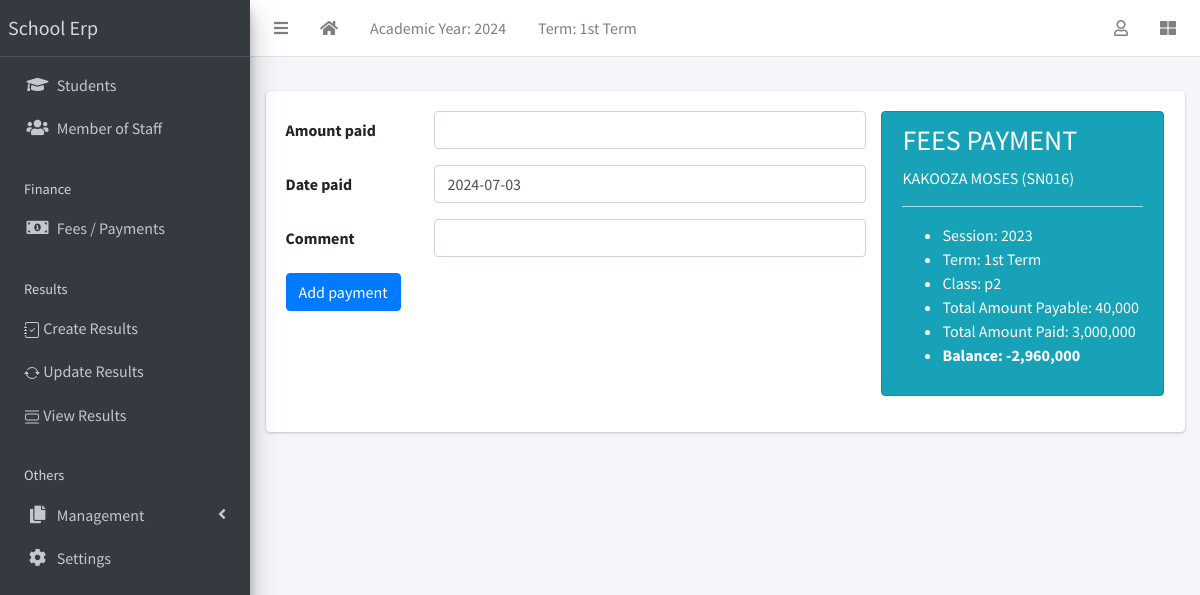
/finance/receipt/create?invoice=2 (signed in), run on an earlier commit of the app's database.
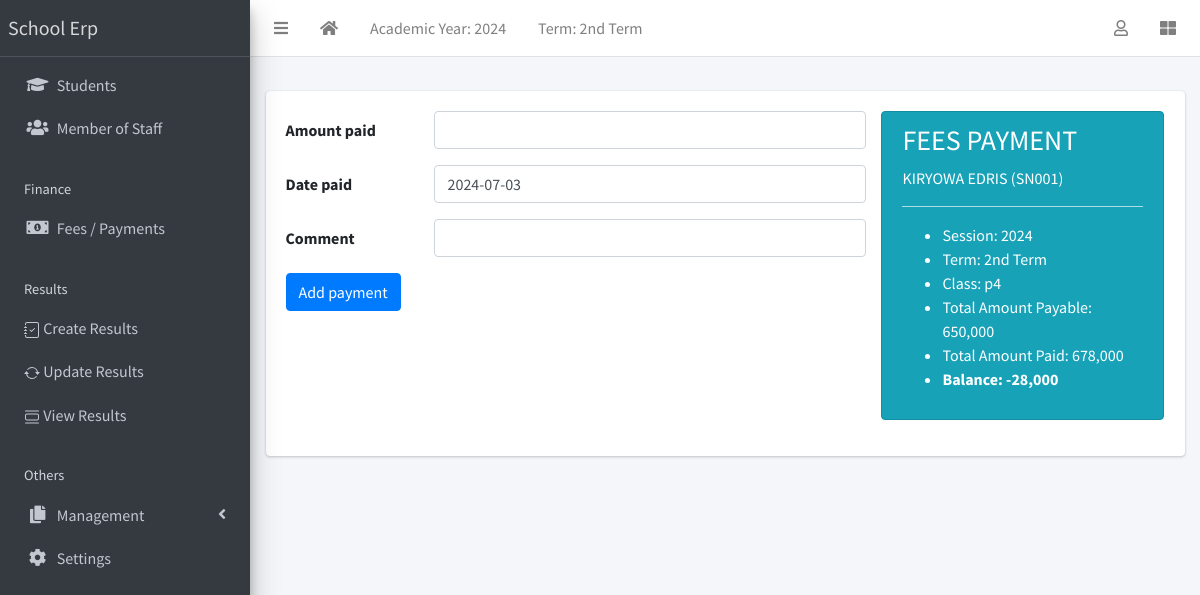
And on a later commit of the database.
### apps/corecode/models.py (models this page shows)
class AcademicTerm(models.Model):
    name = models.CharField(max_length=20, unique=True)
    current = models.BooleanField(default=True)
    class Meta:
        ordering = ["name"]
    def __str__(self):
        return self.name

class AcademicSession(models.Model):
    name = models.CharField(max_length=200, unique=True)
    current = models.BooleanField(default=True)
    class Meta:
        ordering = ["-name"]
    def __str__(self):
        return self.name

class StudentClass(models.Model):
    name = models.CharField(max_length=200, unique=True)
    class Meta:
        verbose_name = "Class"
        verbose_name_plural = "Classes"
        ordering = ["name"]
    def __str__(self):
        return self.name

### apps/finance/models.py (models this page shows, shortened)
class Invoice(models.Model):
    student = models.ForeignKey(Student, on_delete=models.CASCADE)
    session = models.ForeignKey(AcademicSession, on_delete=models.CASCADE)
    term = models.ForeignKey(AcademicTerm, on_delete=models.CASCADE)
    class_for = models.ForeignKey(StudentClass, on_delete=models.CASCADE)
    balance_from_previous_term = models.IntegerField(default=0)
    status = models.CharField(
        max_length=20,
        choices=[("active", "Active"), ("closed", "Closed")],
        default="active",
    )
    class Meta:
        ordering = ["student", "term"]
    def __str__(self):
        return f"{self.student}"
    def balance(self):
        payable = self.total_amount_payable()
        paid = self.total_amount_paid()
        return payable - paid
    def amount_payable(self):
        items = InvoiceItem.objects.filter(invoice=self)
        total = 0
        for item in items:
            total += item.amount
        return total
    def total_amount_payable(self):
        return self.balance_from_previous_term + self.amount_payable()
    def total_amount_paid(self):
        receipts = Receipt.objects.filter(invoice=self)
        amount = 0
        for receipt in receipts:
            amount += receipt.amount_paid
        return amount

class Receipt(models.Model):
    invoice = models.ForeignKey(Invoice, on_delete=models.CASCADE)
    amount_paid = models.IntegerField()
    date_paid = models.DateField(default=timezone.now)
    comment = models.CharField(max_length=200, blank=True)

class InvoiceItem(models.Model):
    invoice = models.ForeignKey(Invoice, on_delete=models.CASCADE)
    description = models.CharField(max_length=200)
    amount = models.IntegerField()

### apps/students/models.py (models this page shows, shortened)
class Student(models.Model):
    STATUS_CHOICES = [("active", "Active"), ("inactive", "Inactive")]
    GENDER_CHOICES = [("male", "Male"), ("female", "Female")]
    current_status = models.CharField(
        max_length=10, choices=STATUS_CHOICES, default="active"
    )
    registration_number = models.CharField(max_length=200, unique=True)
    surname = models.CharField(max_length=200)
    firstname = models.CharField(max_length=200)
    other_name = models.CharField(max_length=200, blank=True)
    gender = models.CharField(max_length=10, choices=GENDER_CHOICES, default="male")
    date_of_birth = models.DateField(default=timezone.now)
    current_class = models.ForeignKey(
        StudentClass, on_delete=models.SET_NULL, blank=True, null=True
    )
    date_of_admission = models.DateField(default=timezone.now)
    mobile_num_regex = RegexValidator(
        regex="^[0-9]{10,15}$", message="Entered mobile number isn't in a right format!"
    )
    parent_mobile_number = models.CharField(
        validators=[mobile_num_regex], max_length=13, blank=True
    )
    address = models.TextField(blank=True)
    others = models.TextField(blank=True)
    passport = models.ImageField(blank=True, upload_to="students/passports/")
    class Meta:
        ordering = ["surname", "firstname", "other_name"]
    def __str__(self):
        return f"{self.surname} {self.firstname} {self.other_name} ({self.registration_number})"

### apps/finance/views.py (the view, shortened to what this page needs)
# urls.py: path("receipt/create", ReceiptCreateView.as_view(), name="receipt-create"),
class ReceiptCreateView(LoginRequiredMixin, CreateView):
    model = Receipt
    fields = ["amount_paid", "date_paid", "comment"]
    success_url = reverse_lazy("invoice-list")
    def get_context_data(self, **kwargs):
        context = super(ReceiptCreateView, self).get_context_data(**kwargs)
        invoice = Invoice.objects.get(pk=self.request.GET["invoice"])
        context["invoice"] = invoice
        return context

### apps/corecode/context_processors.py (called while the page is built)
def site_defaults(request):
    current_session = AcademicSession.objects.get(current=True)
    current_term = AcademicTerm.objects.get(current=True)
    vals = SiteConfig.objects.all()
    contexts = {
        "current_session": current_session.name,
        "current_term": current_term.name,
    }
    for val in vals:
        contexts[val.key] = val.value
    return contexts

### apps/finance/templates/finance/receipt_form.html (shortened to what this page needs)
{% extends 'base.html' %}
{% load humanize %}
{% block content %}
<div class="row">
  <div class="col-8">
    <form action="" method="POST">
      {% include 'corecode/form_snippet.html' %}
      <input type="submit" class="btn btn-primary" value="Add payment">
    </form>
  </div>
  <div class="col-4">
    <div class="alert alert-info" role="alert">
      <h3>FEES PAYMENT</h3>
      <p>{{invoice | upper}}</p>
      <hr>
      <ul>
        <li>Session: {{ invoice.session }}</li>
        <li>Term: {{ invoice.term }}</li>
        <li>Class: {{ invoice.class_for }}</li>
        <li>Total Amount Payable: {{invoice.total_amount_payable | intcomma }}
        </li>
        <li>Total Amount Paid: {{ invoice.total_amount_paid | intcomma }}</li>
        <li><strong>Balance: {{invoice.balance | intcomma }}</strong></li>
      </ul>
    </div>
  </div>
</div>
{% endblock content %}

### templates/base.html (shortened to what the changed rows need)
{% load static %}
<!DOCTYPE html>
<html lang="en">
<head>
  <link rel="stylesheet" href="{% static 'plugins/fontawesome-free/css/all.min.css' %}">
  <link rel="stylesheet" href="{% static 'plugins/toastr/toastr.min.css' %}">
  <link rel="stylesheet"
    href="{% static 'plugins/overlayScrollbars/css/OverlayScrollbars.min.css' %}">
  <link rel="stylesheet" href="{% static 'plugins/Datatables/datatables.min.css' %}" />
  <link rel="stylesheet" href="{% static 'dist/css/adminlte.min.css' %}">
</head>
<body
  class="hold-transition sidebar-mini layout-fixed layout-navbar-fixed layout-footer-fixed">
  <div class="wrapper">
    <nav class="main-header navbar navbar-expand navbar-white navbar-light">
      <ul class="navbar-nav">
        <li class="nav-item d-none d-sm-inline-block">
          <a href="{% url 'current-session' %}" class="nav-link">Term: {{ current_term }}</a>
        </li>
      </ul>
    </nav>
    <div class="content-wrapper">
      <section class="content">
        <div class="container-fluid">
          <div class="row">
            <div class="col-md-12">
              {% block fullcard %}
              <div class="card">
                <div class="card-body">
                  <div class="row">
                    <div class="col">
                      {% block content %}
                      {% endblock content %}
                    </div>
                  </div>
                </div>
              </div>
              {% endblock fullcard %}
            </div>
          </div>
        </div>
      </section>
    </div>
  </div>
</body>
</html>

What changed in the data, as far as the page shows it:
no longer on this page (row edited): AcademicTerm: name "1st Term"
added AcademicTerm: name "2nd Term"
changed Invoice: student.registration_number "KAKOOZA MOSES (SN016)" → "KIRYOWA EDRIS (SN001)"; session "2023" → "2024"; term "1st Term" → "2nd Term"; class_for "p2" → "p4"; total_amount_payable "40,000" → "650,000"; total_amount_paid "3,000,000" → "678,000"; balance "-2,960,000" → "-28,000"
